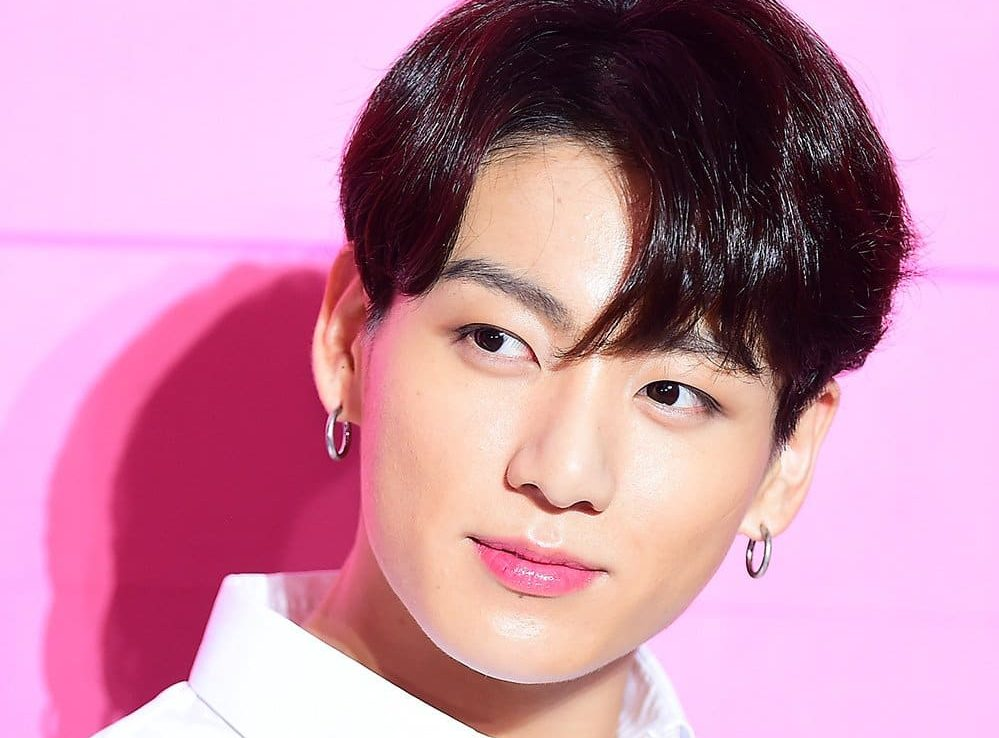
#> input picture Coursera/Создание Web-сервисов на Python/Week3/foto/bb.jpg, 999 x 738 px, found by its file name
$ python foto.py
#> lines starting #> are read from the running program, lines starting #| are printed output that depends on the picture; after the words box and inside, x2 and y2 are one past the last pixel; in counts of white or black regions, pixels touching at a corner belong together
import numpy as np
import imageio
import cv2
import scipy.ndimage
import numpy

img = "bb.jpg"


def grayscale(rgb):
    return np.dot(rgb[...,:3], [0.299, 0.578, 0.114])


def dodge(front, back):
    result = front*255/(254-back)
    result[result>255]=255
    result[back==255]=255
    return result.astype('uint8')


s = imageio.imread(img)
#> s is the input picture: shape (738, 999, 3); mean R, G, B 200.1, 142.1, 167.4
g = grayscale(s)
i = 245-g

b = scipy.ndimage.filters.gaussian_filter(i, sigma=10)
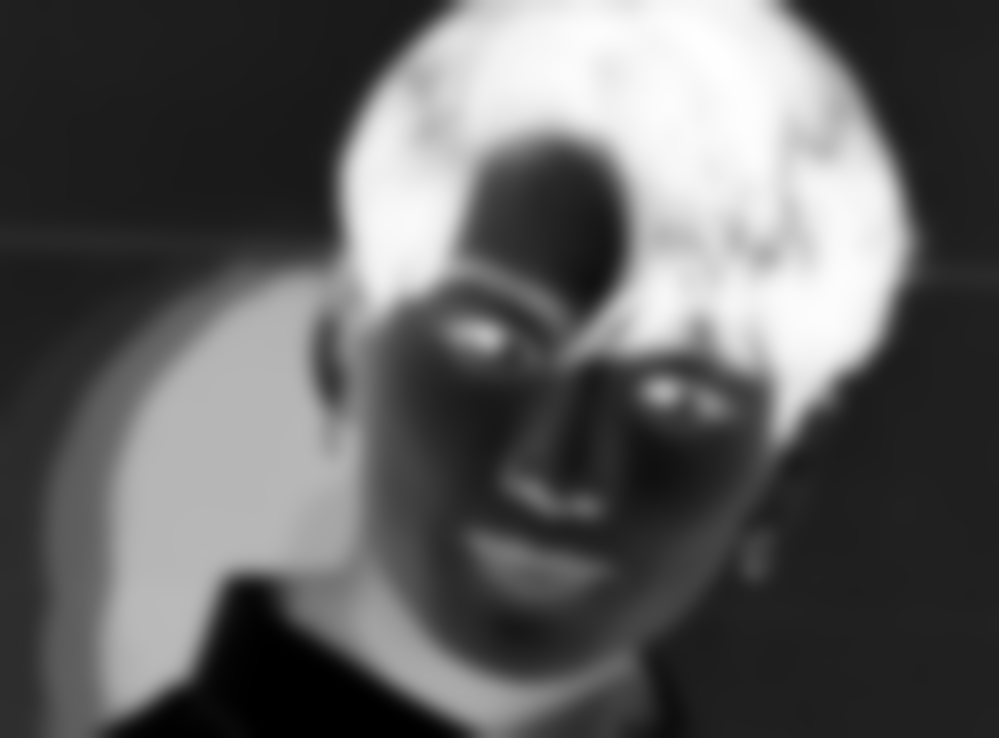
#> b: shape (738, 999) float64; min -7.09, max 235, mean 84; drawn with min black and max white
r = dodge(b, g)
#> in dodge, `result[result>255]=255`:
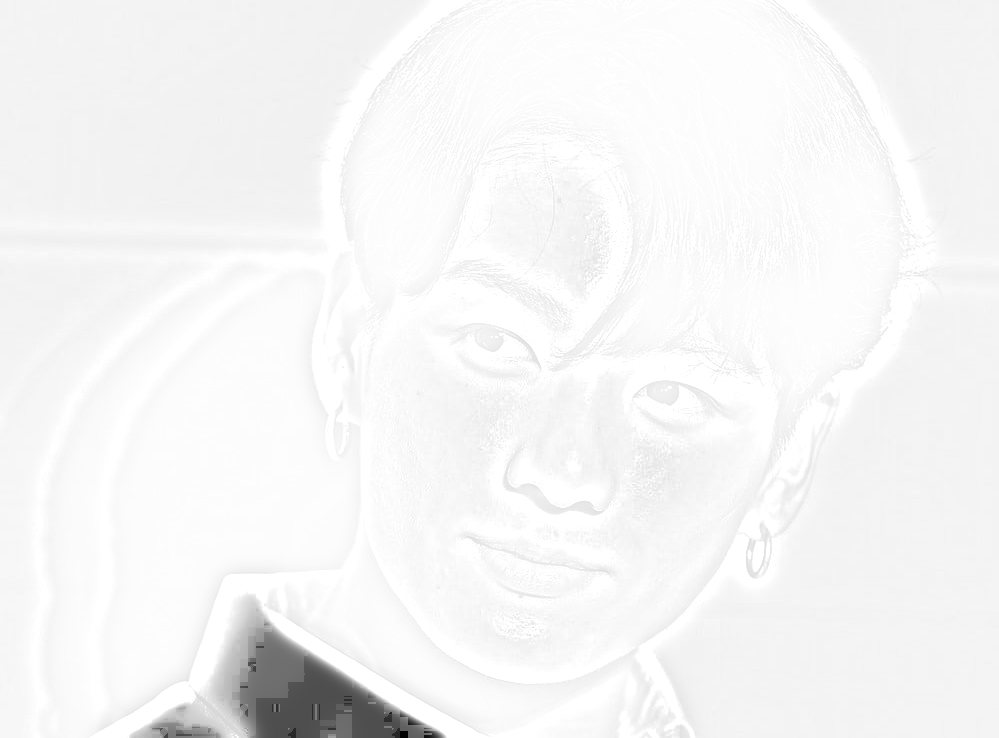
#> result: shape (738, 999) float64; min -1395.2, max 255, mean 193.4; drawn with min black and max white
#> in dodge, `return result.astype('uint8')`:
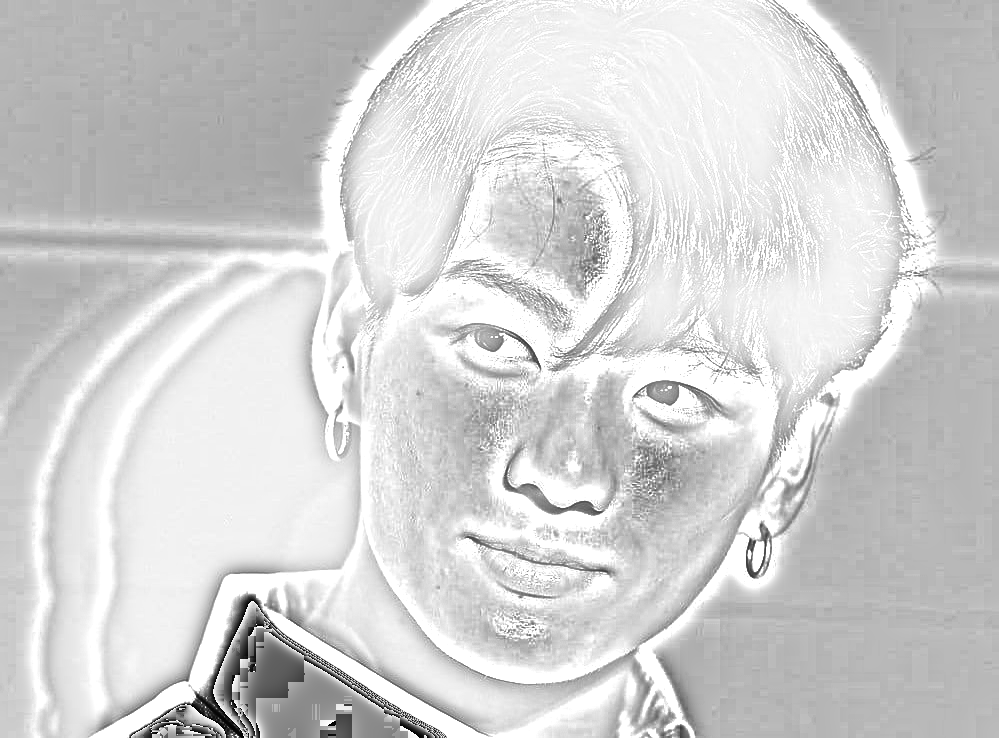
#> returned value: shape (738, 999); min 0, max 255, mean 210.1


np.save("JPEG", r)
import numpy as np
from PIL import Image

# im = np.array(Image.open('kolala.jpeg').convert('L')) #you can pass multiple arguments in single line
# print(type(im))

gr_im= Image.fromarray(r).save('1231-2.png')


img = s


def edge_mask(img, line_size, blur_value):
#> called with line_size = 9, blur_value = 9
    gray = cv2.cvtColor(img, cv2.COLOR_BGR2GRAY)
    gray_blur = cv2.medianBlur(gray, blur_value)
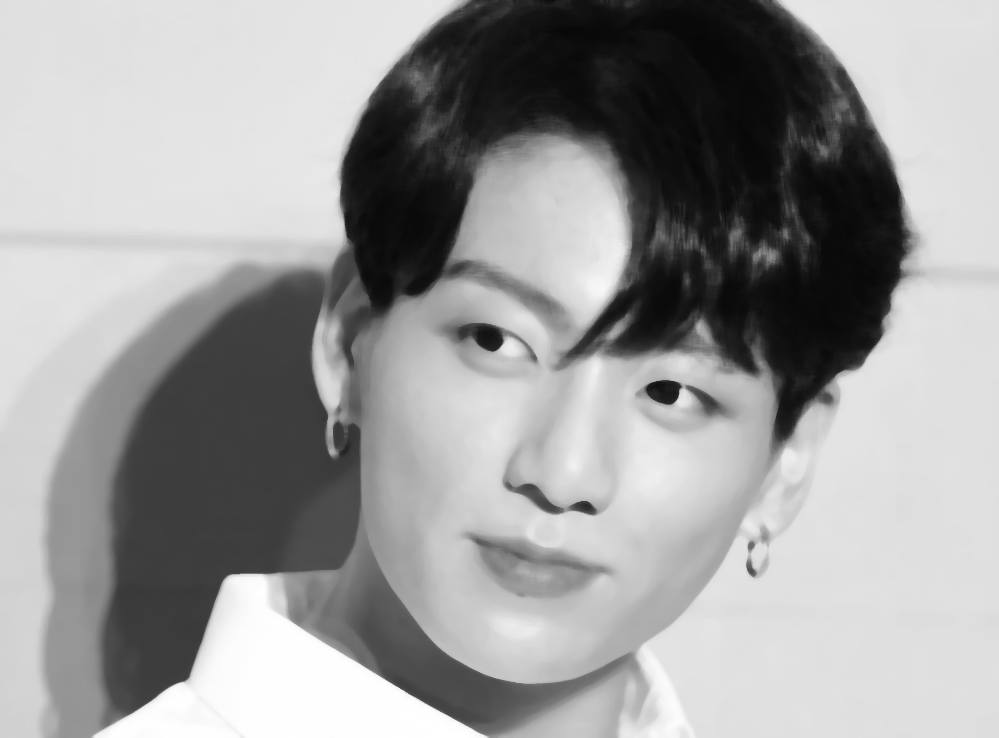
#> gray_blur: shape (738, 999); min 7, max 255, mean 155.8
    edges = cv2.adaptiveThreshold(gray_blur, 255, cv2.ADAPTIVE_THRESH_MEAN_C, cv2.THRESH_BINARY, line_size, blur_value)
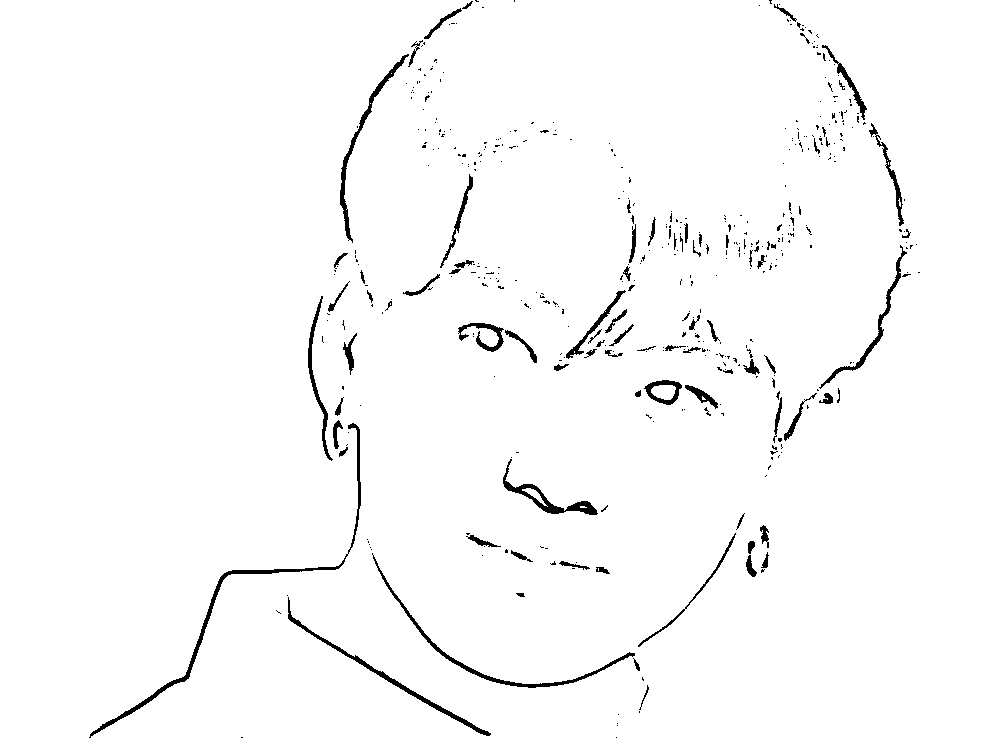
#> edges: shape (738, 999); 97.9% white; 470 black regions (388 under 20 px), largest, box (x1, y1, x2, y2) and area: (89, 423, 361, 738) 1706, (372, 553, 635, 688) 1111, (288, 597, 491, 736) 1019
    return edges


line_size = 9
blur_value = 9

edges = edge_mask(img, line_size, blur_value)
a=1
gr_im2= Image.fromarray(edges).save('1231-3.png')


def color_quantization(img, k):
# Преобразуем изображение
#> called with k = 9
    data = np.float32(img).reshape((-1, 3))

# Задаем критерии
    criteria = (cv2.TERM_CRITERIA_EPS + cv2.TERM_CRITERIA_MAX_ITER, 20, 0.001)

# Внедряем метод k-средних
    ret, label, center = cv2.kmeans(data, k, None, criteria, 10, cv2.KMEANS_RANDOM_CENTERS)
#> ret = 282629988.2; center = [[177.1, 33.98, 83.42], [227.2, 173.3, 158.2], [110.7, 63.01, 66.43], [38.72, 11.64, 21.26], [255, 201.6, 252.2], [177, 110.5, 114.6], [250.6, 247.3, 247.9], [248.1, 113, 172.1], [246.8, 208.1, 190.1]]
    center = np.uint8(center)
#> center = [[177, 33, 83], [227, 173, 158], [110, 63, 66], [38, 11, 21], [254, 201, 252], [176, 110, 114], [250, 247, 247], [248, 112, 172], [246, 208, 190]]
    result = center[label.flatten()]
    result = result.reshape(img.shape)
#> result: shape (738, 999, 3)
    return result


total_color = 9
img = color_quantization(img, total_color)

gr_im2= Image.fromarray(img).save('1231-4.png')


blurred = cv2.bilateralFilter(img, d=7, sigmaColor=200,sigmaSpace=200)
cartoon = cv2.bitwise_and(blurred, blurred, mask=edges)
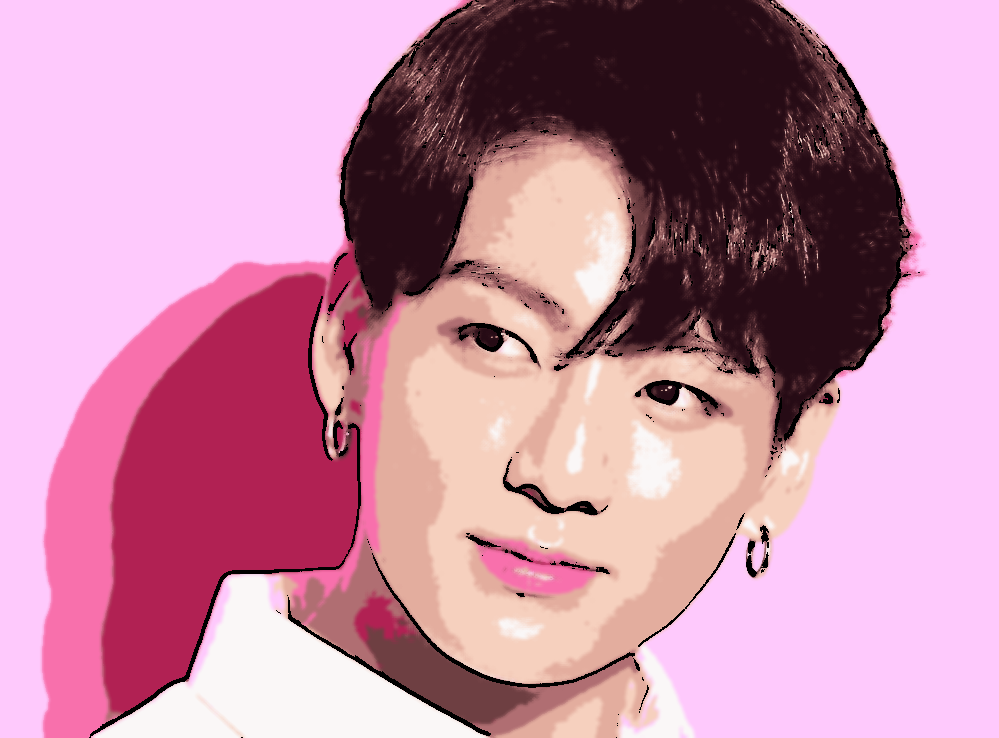
#> cartoon: shape (738, 999, 3); mean R, G, B 196.7, 139.9, 165.3
gr_im2= Image.fromarray(blurred).save('1231-5.png')
gr_im2= Image.fromarray(cartoon).save('1231-6.png')

$ run again, with Coursera/Создание Web-сервисов на Python/Week3/foto/1231.jpg copied over Coursera/Создание Web-сервисов на Python/Week3/foto/bb.jpg
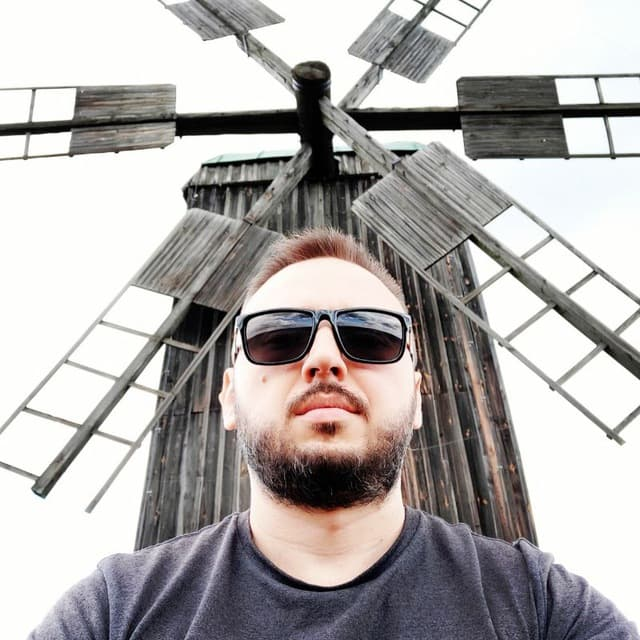
#> input picture Coursera/Создание Web-сервисов на Python/Week3/foto/1231.jpg, 640 x 640 px, found by its file name
#> s is the input picture: shape (640, 640, 3); mean R, G, B 175.5, 171.6, 170.5
#> in edge_mask, `edges = cv2.adaptiveThreshold(gray_blur, 255, cv2.ADAPTIVE_THRESH_MEAN..`:
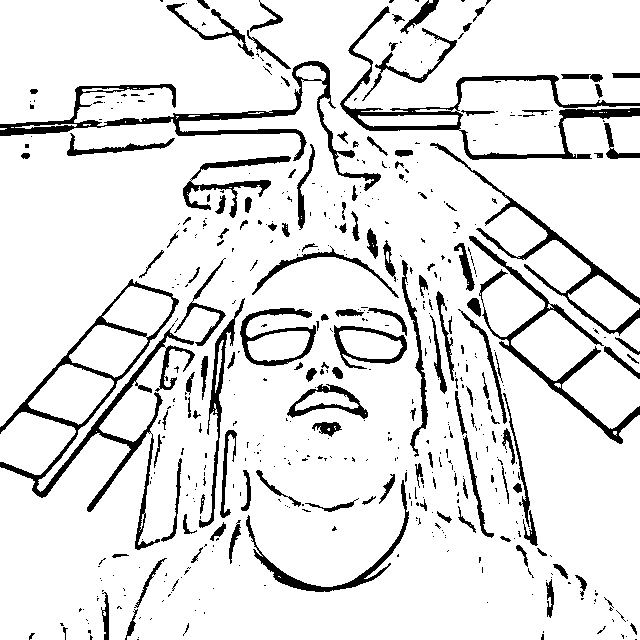
#> edges: shape (640, 640); 88.9% white; 514 black regions (371 under 20 px), largest, box (x1, y1, x2, y2) and area: (0, 279, 195, 550) 5748, (0, 61, 381, 191) 4598, (340, 6, 640, 160) 4159
#> in color_quantization, `ret, label, center = cv2.kmeans(data, k, None, criteria, 10, cv2.KMEAN..`: ret = 109969002.2; center = [[133.6, 126.1, 124.3], [12.13, 9.81, 9.93], [161.3, 155.5, 153.2], [233.2, 217.3, 208.8], [102.9, 96.64, 98.07], [74.07, 70.66, 75.87], [253.2, 253.3, 250.9], [196, 182.9, 177.1], [49.78, 44.85, 47.03]]
#> in color_quantization, `center = np.uint8(center)`: center = [[133, 126, 124], [12, 9, 9], [161, 155, 153], [233, 217, 208], [102, 96, 98], [74, 70, 75], [253, 253, 250], [196, 182, 177], [49, 44, 47]]
#> `cartoon = cv2.bitwise_and(blurred, blurred, mask=edges)`:
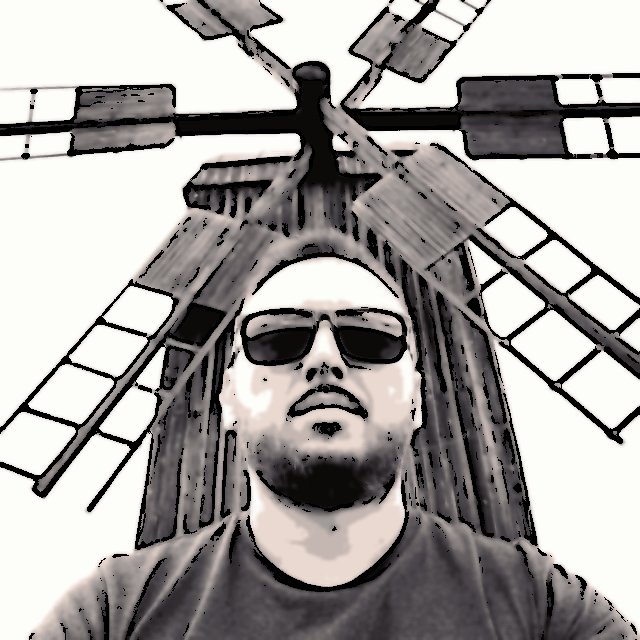
#> cartoon: shape (640, 640, 3); mean R, G, B 164.5, 161.2, 159.6
